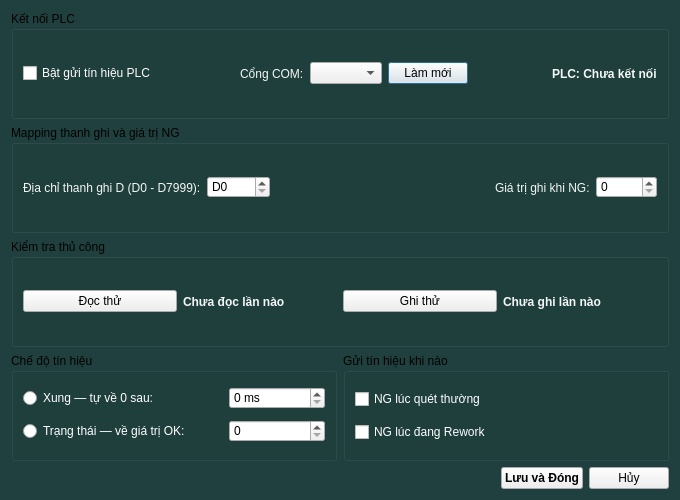
<?xml version="1.0" encoding="UTF-8"?>
<ui version="4.0">
 <class>PlcWindow</class>
 <widget class="QDialog" name="PlcWindow">
  <property name="geometry">
   <rect>
    <x>0</x>
    <y>0</y>
    <width>680</width>
    <height>500</height>
   </rect>
  </property>
  <property name="minimumSize">
   <size>
    <width>680</width>
    <height>500</height>
   </size>
  </property>
  <property name="windowTitle">
   <string>Cấu hình tín hiệu PLC</string>
  </property>
  <property name="styleSheet">
   <string notr="true">/*
 Cùng convention với reconcile_window.ui/rework_window.ui/config_window.ui —
 kế thừa theme từ MainWindow qua cây cha-con (QGroupBox đã có sẵn style
 pill-badge chuẩn từ MainWindow, KHÔNG tự định nghĩa lại ở đây). Toàn bộ
 chữ trong dialog này dùng chung 1 màu trắng (#F3F7F5) cho đồng nhất,
 KHÔNG dùng nền sáng/màu chữ riêng cho label trạng thái nữa.
 */
QDialog {
    background-color: #1F403E;
}

QLabel {
    background-color: transparent;
    color: #F3F7F5;
}

QLabel#labelConnection, QLabel#labelReadResult, QLabel#labelWriteResult {
    font-weight: bold;
}

QSpinBox {
    max-width: 90px;
}</string>
  </property>
  <layout class="QVBoxLayout" name="verticalLayoutRoot">
   <item>
    <widget class="QGroupBox" name="groupBoxConnection">
     <property name="title">
      <string>Kết nối PLC</string>
     </property>
     <layout class="QVBoxLayout" name="verticalLayoutConnection">
      <item>
       <layout class="QHBoxLayout" name="horizontalLayoutPort">
        <item>
         <widget class="QCheckBox" name="checkBoxEnabled">
          <property name="styleSheet">
           <string notr="true">color: rgb(255, 255, 255);</string>
          </property>
          <property name="text">
           <string>Bật gửi tín hiệu PLC</string>
          </property>
         </widget>
        </item>
        <item>
         <spacer name="horizontalSpacer">
          <property name="orientation">
           <enum>Qt::Horizontal</enum>
          </property>
          <property name="sizeHint" stdset="0">
           <size>
            <width>40</width>
            <height>20</height>
           </size>
          </property>
         </spacer>
        </item>
        <item>
         <widget class="QLabel" name="labelPortCaption">
          <property name="text">
           <string>Cổng COM:</string>
          </property>
         </widget>
        </item>
        <item>
         <widget class="QComboBox" name="comboBoxPort"/>
        </item>
        <item>
         <widget class="QPushButton" name="pushButtonRefreshPorts">
          <property name="text">
           <string>Làm mới</string>
          </property>
         </widget>
        </item>
        <item>
         <spacer name="horizontalSpacerConnection">
          <property name="orientation">
           <enum>Qt::Horizontal</enum>
          </property>
          <property name="sizeHint" stdset="0">
           <size>
            <width>20</width>
            <height>20</height>
           </size>
          </property>
         </spacer>
        </item>
        <item>
         <widget class="QLabel" name="labelConnection">
          <property name="text">
           <string>PLC: Chưa kết nối</string>
          </property>
         </widget>
        </item>
       </layout>
      </item>
     </layout>
    </widget>
   </item>
   <item>
    <widget class="QGroupBox" name="groupBoxMapping">
     <property name="title">
      <string>Mapping thanh ghi và giá trị NG</string>
     </property>
     <layout class="QHBoxLayout" name="horizontalLayoutMapping">
      <item>
       <widget class="QLabel" name="labelDRegisterCaption">
        <property name="text">
         <string>Địa chỉ thanh ghi D (D0 - D7999):</string>
        </property>
       </widget>
      </item>
      <item>
       <widget class="QSpinBox" name="spinBoxDRegister">
        <property name="prefix">
         <string>D</string>
        </property>
        <property name="maximum">
         <number>7999</number>
        </property>
       </widget>
      </item>
      <item>
       <spacer name="horizontalSpacerMapping1">
        <property name="orientation">
         <enum>Qt::Horizontal</enum>
        </property>
        <property name="sizeHint" stdset="0">
         <size>
          <width>20</width>
          <height>20</height>
         </size>
        </property>
       </spacer>
      </item>
      <item>
       <widget class="QLabel" name="labelNgValueCaption">
        <property name="text">
         <string>Giá trị ghi khi NG:</string>
        </property>
       </widget>
      </item>
      <item>
       <widget class="QSpinBox" name="spinBoxNgValue">
        <property name="maximum">
         <number>65535</number>
        </property>
       </widget>
      </item>
     </layout>
    </widget>
   </item>
   <item>
    <widget class="QGroupBox" name="groupBoxTest">
     <property name="title">
      <string>Kiểm tra thủ công</string>
     </property>
     <layout class="QHBoxLayout" name="horizontalLayoutTest">
      <item>
       <widget class="QPushButton" name="pushButtonTestRead">
        <property name="text">
         <string>Đọc thử</string>
        </property>
       </widget>
      </item>
      <item>
       <widget class="QLabel" name="labelReadResult">
        <property name="text">
         <string>Chưa đọc lần nào</string>
        </property>
       </widget>
      </item>
      <item>
       <widget class="QPushButton" name="pushButtonTestWrite">
        <property name="text">
         <string>Ghi thử</string>
        </property>
       </widget>
      </item>
      <item>
       <widget class="QLabel" name="labelWriteResult">
        <property name="text">
         <string>Chưa ghi lần nào</string>
        </property>
       </widget>
      </item>
     </layout>
    </widget>
   </item>
   <item>
    <layout class="QHBoxLayout" name="horizontalLayoutGroupsRow">
     <item>
      <widget class="QGroupBox" name="groupBoxMode">
       <property name="title">
        <string>Chế độ tín hiệu</string>
       </property>
       <layout class="QVBoxLayout" name="verticalLayoutMode">
        <item>
         <layout class="QHBoxLayout" name="horizontalLayoutPulseRow">
          <item>
           <widget class="QRadioButton" name="radioPulse">
            <property name="styleSheet">
             <string notr="true">color: rgb(255, 255, 255);</string>
            </property>
            <property name="text">
             <string>Xung — tự về 0 sau:</string>
            </property>
           </widget>
          </item>
          <item>
           <widget class="QSpinBox" name="spinBoxPulseDuration">
            <property name="suffix">
             <string> ms</string>
            </property>
            <property name="maximum">
             <number>60000</number>
            </property>
           </widget>
          </item>
         </layout>
        </item>
        <item>
         <layout class="QHBoxLayout" name="horizontalLayoutStateRow">
          <item>
           <widget class="QRadioButton" name="radioState">
            <property name="styleSheet">
             <string notr="true">color: rgb(255, 255, 255);</string>
            </property>
            <property name="text">
             <string>Trạng thái — về giá trị OK:</string>
            </property>
           </widget>
          </item>
          <item>
           <widget class="QSpinBox" name="spinBoxOkReset">
            <property name="maximum">
             <number>65535</number>
            </property>
           </widget>
          </item>
         </layout>
        </item>
       </layout>
      </widget>
     </item>
     <item>
      <widget class="QGroupBox" name="groupBoxScope">
       <property name="title">
        <string>Gửi tín hiệu khi nào</string>
       </property>
       <layout class="QVBoxLayout" name="verticalLayoutScope">
        <item>
         <widget class="QCheckBox" name="checkBoxNormalNg">
          <property name="styleSheet">
           <string notr="true">color: rgb(255, 255, 255);</string>
          </property>
          <property name="text">
           <string>NG lúc quét thường</string>
          </property>
         </widget>
        </item>
        <item>
         <widget class="QCheckBox" name="checkBoxReworkNg">
          <property name="toolTip">
           <string>Trường hợp server báo trùng mã (SERVER_DUPLICATE) chỉ gửi được SAU khi server phản hồi, có thể trễ vài giây so với lúc quét thật.</string>
          </property>
          <property name="styleSheet">
           <string notr="true">color: rgb(255, 255, 255);</string>
          </property>
          <property name="text">
           <string>NG lúc đang Rework</string>
          </property>
         </widget>
        </item>
       </layout>
      </widget>
     </item>
    </layout>
   </item>
   <item>
    <layout class="QHBoxLayout" name="horizontalLayoutBottom">
     <item>
      <spacer name="horizontalSpacerBottom">
       <property name="orientation">
        <enum>Qt::Horizontal</enum>
       </property>
       <property name="sizeHint" stdset="0">
        <size>
         <width>40</width>
         <height>20</height>
        </size>
       </property>
      </spacer>
     </item>
     <item>
      <widget class="QPushButton" name="pushButtonSave">
       <property name="font">
        <font>
         <weight>75</weight>
         <bold>true</bold>
        </font>
       </property>
       <property name="text">
        <string>Lưu và Đóng</string>
       </property>
      </widget>
     </item>
     <item>
      <widget class="QPushButton" name="pushButtonCancel">
       <property name="text">
        <string>Hủy</string>
       </property>
      </widget>
     </item>
    </layout>
   </item>
  </layout>
 </widget>
 <resources/>
 <connections>
  <connection>
   <sender>pushButtonCancel</sender>
   <signal>clicked()</signal>
   <receiver>PlcWindow</receiver>
   <slot>reject()</slot>
   <hints>
    <hint type="sourcelabel">
     <x>20</x>
     <y>20</y>
    </hint>
    <hint type="destinationlabel">
     <x>20</x>
     <y>20</y>
    </hint>
   </hints>
  </connection>
 </connections>
</ui>
